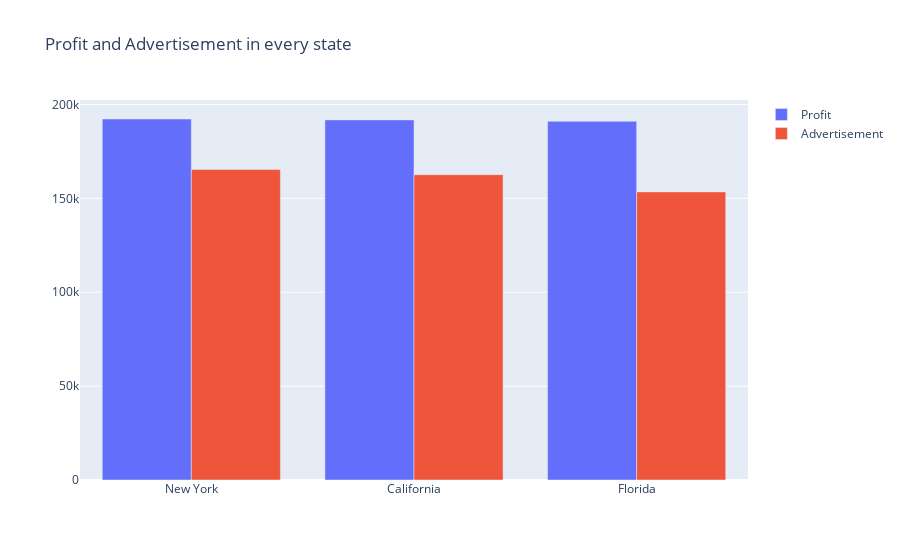

This figure's notebook cell:
### Code cell
State = marketing_data.State.unique()
State

x0 = marketing_data['Profit']
x1 = marketing_data['Advertisement Spend']

fig = go.Figure(data=[
    go.Bar(name='Profit', x=State, y=x0),
    go.Bar(name='Advertisement', x=State, y=x1)
])
# Change the bar mode
fig.update_layout(barmode='group')
fig.update_layout(
    title='Profit and Advertisement in every state')
fig.show()
